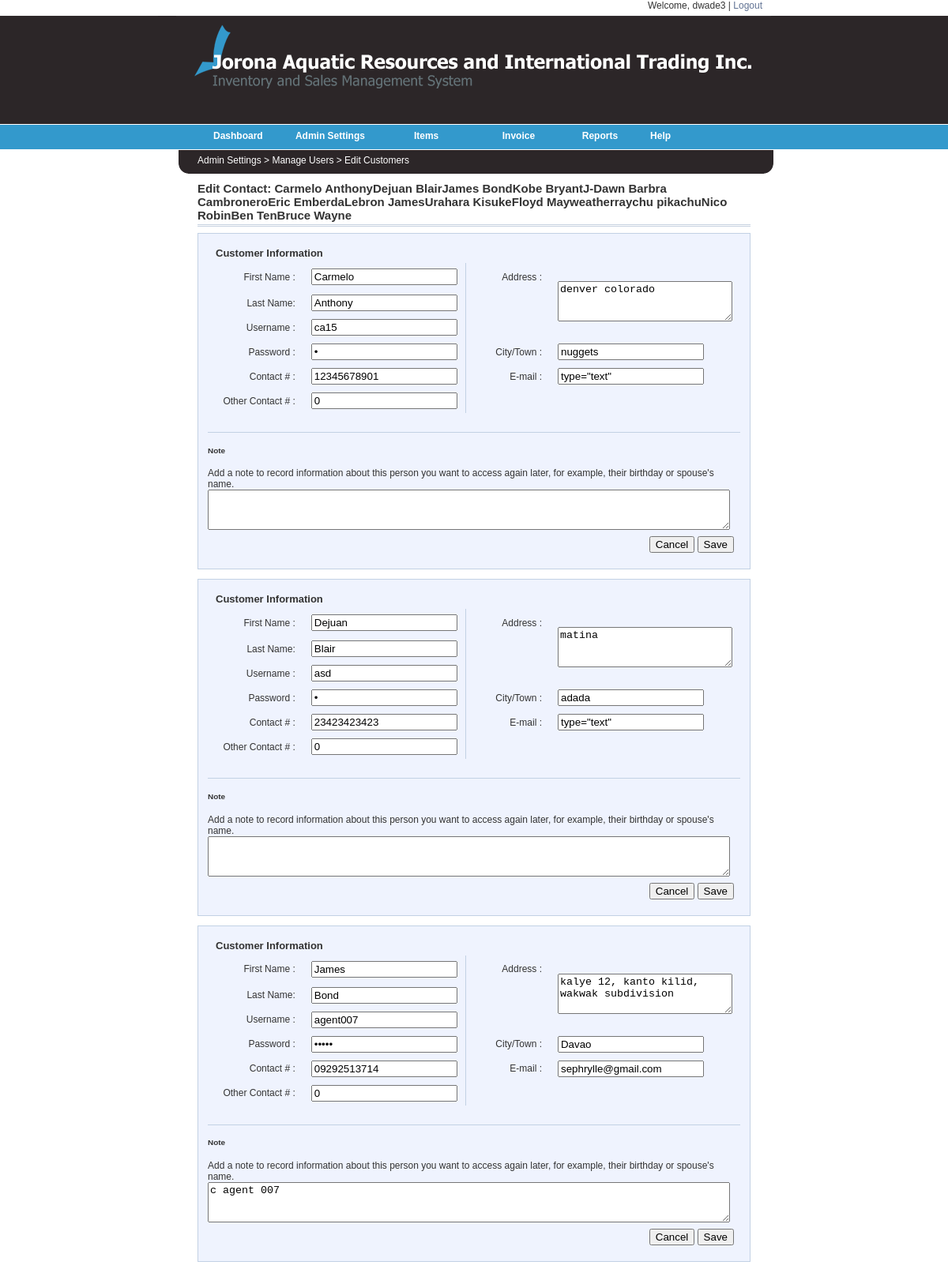
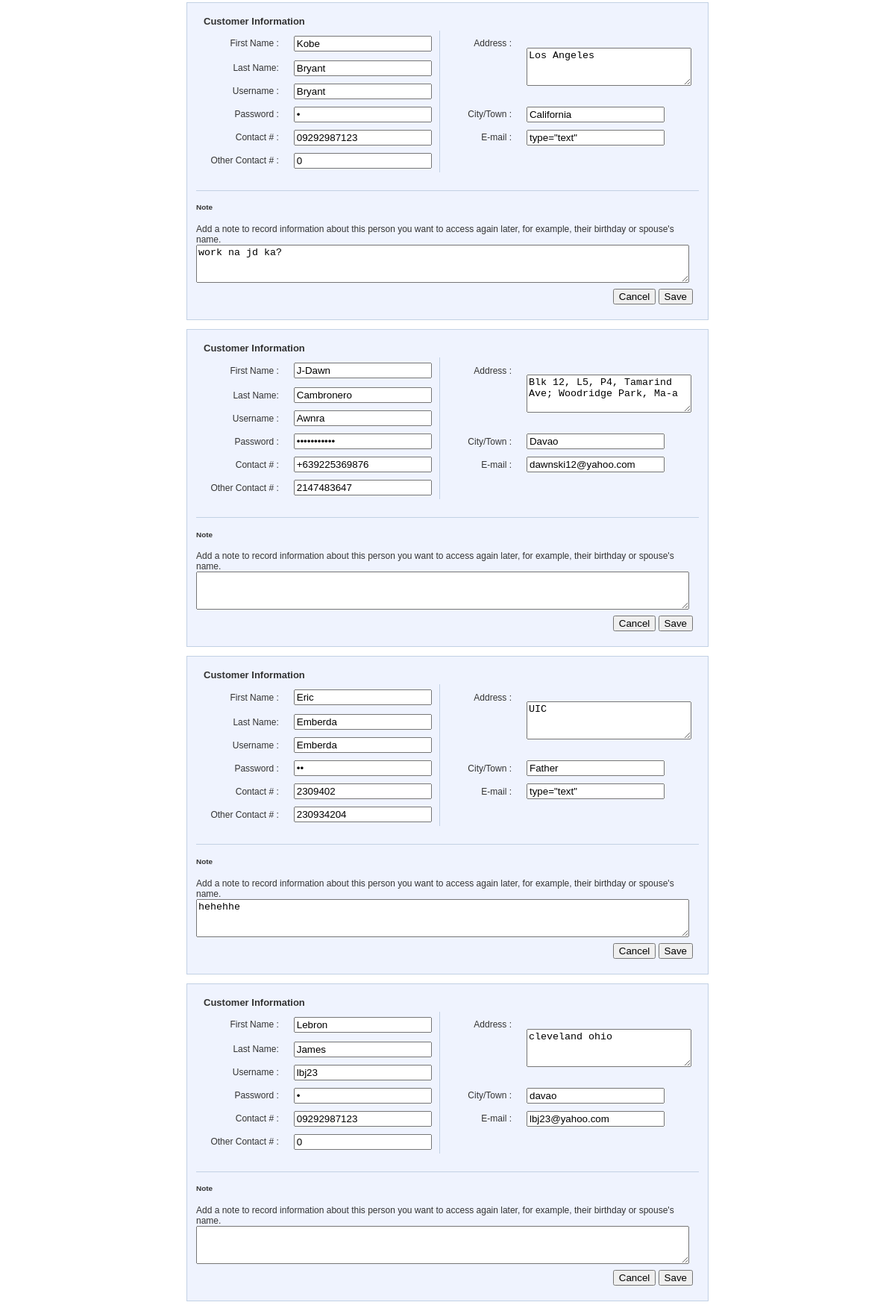
/final/customer_detail.php (signed in, upper part), run on the app's committed database (2 pictures, top to bottom).
### tables this page shows
CREATE TABLE IF NOT EXISTS `tbl_customer` (
  `cust_id` int(4) NOT NULL auto_increment,
  `cust_fname` varchar(30) default NULL,
  `cust_lname` varchar(30) default NULL,
  `cust_email` varchar(64) NOT NULL,
  `cus_user` varchar(30) default NULL,
  `cus_pass` varchar(200) default NULL,
  `cust_address` varchar(200) NOT NULL,
  `cust_city` varchar(20) default NULL,
  `cust_type` smallint(2) NOT NULL,
  `cust_contact` varchar(15) default NULL,
  `cust_acontact` int(15) default NULL,
  `cust_question` int(2) default NULL,
  `cust_answer` varchar(40) default NULL,
  `note` varchar(900) default NULL,
  PRIMARY KEY  (`cust_id`)
);

### final/includes/functions.php (called while the page is built, shortened)
<?php
    function SearchCustomer($keyword) {
        if ($keyword!="")
        {
            $result = mysql_query("SELECT * FROM tbl_customer WHERE cust_id='$keyword' OR cus_user='$keyword' OR cust_lname='$keyword' OR cust_lname='$keyword'");
        }
        else $result = mysql_query("SELECT * FROM tbl_customer ORDER BY cust_lname ASC");
        return $result;
    }
	function decode2t($str)
	{
	  for($i=0; $i<2;$i++)
	  {
		$str=base64_decode(strrev($str));
	  }
	  return $str;
	}
?>

### final/customer_detail.php (the view, shortened to what this page needs)
<?php include("includes/functions.php");?>
<link rel="stylesheet" href="_common/css/main.css" type="text/css" media="all">
<link href="stylesheets/sortableTable.css" rel="stylesheet" type="text/css" />
<?php include("includes/header.php");?>
<br><div id="mainMenuContent">Admin Settings > Manage Users > Edit Customers</div></div><div> <div id="content1">
<div class="header">
<p class="h">Edit Contact: <strong><?php
    $keyword = $_GET['u'];
    $result=SearchCustomer($keyword);
    while($row = mysql_fetch_array($result))
            { echo $row['cust_fname']." ".$row['cust_lname']; }
?> </strong></p>
</div>
<?php
		$keyword = $_GET['u'];
		$result=SearchCustomer($keyword);
		while($row = mysql_fetch_array($result))
				{
		$pass = decode2t($row['cus_pass']);
	echo "<form method=\"post\" action=\"edit_customer_process.php\" class=\"base-form\">
		<table class=\"info\">
		  <tr>
			<td colspan=\"2\" class=\"label1\"><strong>Customer Information</strong></td>
			<td colspan=\"2\" class=\"label1\">&nbsp;</td>
	      </tr>
		  <tr>
			<td width=\"38%\" height=\"35\" class=\"label\">First Name :</td>
			<td width=\"23%\" class=\"field\"><input class=\"half basic-text-field\" name=\"c_fname\"   type=\"text\" value=".$row['cust_fname']." /></td>
			<td class=\"formNav\" >Address :</td>
		    <td  rowspan=\"3\" class=\"field2\"><span class=\"field\">
		      <textarea class=\"long basic-textarea\" cols=\"25\" id=\"address\" name=\"c_address\" rows=\"3	\">".$row['cust_address']."</textarea>
		    </span></td>
		  </tr>
		  <tr>
		    <td class=\"label\">Last Name:</td>
		    <td class=\"field\"><input class=\"half basic-text-field\" name=\"c_lname\"   type=\"text\" value=".$row['cust_lname']." /></td>
		    <td rowspan=\"2\" class=\"formNav\" >&nbsp;</td>
	      </tr>
		  <tr>
			<td class=\"label\">Username :</td>
			<td class=\"field\"><input class=\"half basic-text-field\" name=\"c_user\"   type=\"text\" value=".$row['cus_user']." /></td>
	      </tr>
		  <tr>
			<td class=\"label\">Password :</td>
			<td class=\"field\"><input class=\"half basic-text-field\" name=\"c_pass\"   type=\"password\" value=".$pass." /></td>
			<td class=\"formNav\">City/Town :</td>
			<td class=\"field2\"><span class=\"field\">
              <input class=\"half basic-text-field\" name=\"c_city\"   type=\"text\" value=".$row['cust_city']." />
            </span></td>
		  </tr>
		  <tr>
			<td class=\"label\">Contact # :</td>
			<td class=\"field\"><input class=\"half basic-text-field\" name=\"c_contact\"   type=\"text\" value=".$row['cust_contact']." /></td>
			<td width=\"21%\" class=\"formNav\">E-mail : </td>
		    <td width=\"18%\" class=\"field2\"><input class=\"half basic-text-field\" name=\"email\"  value=".$row['cust_email']." type=\"text\"> </td>
		  </tr>
		  <tr>
			<td class=\"label\">Other Contact # :</td>
			<td class=\"field\"><input class=\"half basic-text-field\" name=\"c_altcontact\"   type=\"text\" value=".$row['cust_acontact']." ></td>
			<td width=\"21%\" class=\"formNav\"></td>
		    <td width=\"18%\" class=\"field2\"></td>
		  </tr>
		  <tr>
			<td colspan=\"4\" class=\"label\">&nbsp;</td>
		  </tr>
		</table>
        <h5> Note</h5>
<div class=\"description\">Add a note to record information about this person you want to access again later, for example, their birthday or spouse's name.</div>
<textarea class=\"basic-textarea\" cols=\"80\" id=\"individual_note\" name=\"c_note\" rows=\"3\">".$row['note']."</textarea>
<div class=\"btn\"><input type=\"submit\" name=\"btnCancel\" value=\"Cancel\" /> <input type=\"submit\" name=\"btnSave\" value=\"Save\" />  </div>
</form>";}
?>
<?php require("includes/footer.php");?>

### final/_common/css/main.css (style rules this page uses)
body { line-height: 1.5; background: #fff; margin:1.5em 0; }
table { border-collapse: separate; border-spacing: 0; }
caption, th, td { text-align: left; font-weight:400; }
body { color: black; font-family: Verdana, sans-serif; font-size: 12px; }
.description { margin-top: 10px; }

### final/stylesheets/sortableTable.css (style rules this page uses)
table { width: 100%; }
tr { background-color: #FFFFFF; padding: 4px; font-size: 13px; }
td { padding: 5px 10px; border-bottom: 1px solid #eee; }

### final/stylesheets/web.css (style rules this page uses)
body { margin: 0px 0px 10px 0px; padding: 0px; line-height: 200%; color: #333; font: 12px Arial, Verdana, sans-serif; background:url(../images/b_g.gif) top left repeat-x; }
#mainMenuContent { margin-left: 50px; }
#content1 { padding: 0px; width: 700px; background-color:#FFFFFF; margin-left:50px; margin-top: 010px; float: left; }
div.header { border-bottom: 3px double rgb(198, 209, 224); padding-bottom: 3px; margin-bottom: 8px; }
p.h { font:arial; font-size:15px; padding:0; margin-top:0; margin-bottom:0; font-weight:bold; }
table.info { padding:0; background-color: rgb(239, 243, 254); width: 100%; border-bottom: 1px solid rgb(194, 209, 228); }
form.base-form { background: rgb(239, 243, 254); border: 1px solid rgb(194, 209, 228); display: block; padding: 1em 1em; position: relative; }
td.label { background-color:rgb(239, 243, 254); border:none; text-align:right; width: 30%; font:inherit; font-size:12px; }
td.label1 { background-color:rgb(239, 243, 254); border:none; text-align:left; }
td.field { background-color:rgb(239, 243, 254); border:none; text-align:left; width: 15%; }
td.formNav { background-color:rgb(239, 243, 254); border-left:1px solid #C2D1E4; text-align:right; border-bottom:none; width:25%; font-size:12px; }
div.btn { text-align:right; padding: 8px; }
td.field2 { background-color:rgb(239, 243, 254); border:none; text-align:left; width: 30%; }

### data on the page
tbl_customer: cust_fname "Carmelo", cust_lname "Anthony", c_fname "Carmelo", c_address "denver colorado", c_lname "Anthony", c_user "ca15", c_city "nuggets", c_contact "12345678901", c_altcontact "0"
tbl_customer: cust_fname "Dejuan", cust_lname "Blair", c_fname "Dejuan", c_address "matina", c_lname "Blair", c_user "asd", c_city "adada", c_contact "23423423423", c_altcontact "0"
tbl_customer: cust_fname "James", cust_lname "Bond", c_fname "James", c_address "kalye 12, kanto kilid, wakwak subdivision", c_lname "Bond", c_user "agent007", c_city "Davao", c_contact "09292513714", email "sephrylle@gmail.com", c_altcontact "0", c_note "c agent 007"
tbl_customer: cust_fname "Kobe", cust_lname "Bryant", c_fname "Kobe", c_address "Los Angeles", c_lname "Bryant", c_user "Bryant", c_city "California", c_contact "09292987123", c_altcontact "0", c_note "work na jd ka?"
tbl_customer: cust_fname "J-Dawn Barbra", cust_lname "Cambronero", c_address "Blk 12, L5, P4, Tamarind Ave; Woodridge Park, Ma-a", c_lname "Cambronero", c_user "Awnra", c_city "Davao", c_contact "+639225369876", email "dawnski12@yahoo.com", c_altcontact "2147483647"
tbl_customer: cust_fname "Eric", cust_lname "Emberda", c_fname "Eric", c_address "UIC", c_lname "Emberda", c_user "Emberda", c_contact "2309402", c_altcontact "230934204", c_note "hehehhe"
tbl_customer: cust_fname "Lebron", cust_lname "James", c_fname "Lebron", c_address "cleveland ohio", c_lname "James", c_user "lbj23", c_city "davao", c_contact "09292987123", email "lbj23@yahoo.com", c_altcontact "0"
tbl_customer: cust_fname "Urahara", cust_lname "Kisuke"
tbl_customer: cust_fname "Floyd", cust_lname "Mayweather"
tbl_customer: cust_fname "raychu", cust_lname "pikachu"
tbl_customer: cust_fname "Nico", cust_lname "Robin"
tbl_customer: cust_fname "Ben", cust_lname "Ten"
tbl_customer: cust_fname "Bruce", cust_lname "Wayne"

### other printed values
$_SESSION['username'] "dwade3"
